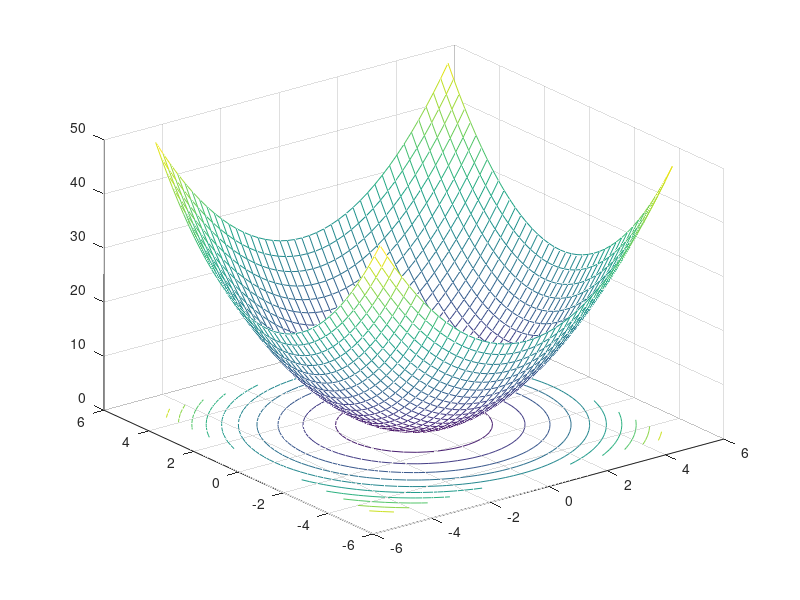

The MATLAB source for this figure:
clc
clear
close all

x=-5:0.25:5;
y=-5:0.25:5;
[x,y]=meshgrid(x,y)
U=x.^2+y.^2
lap=4*del2(U)
figure(1); meshc(x,y,U) 
